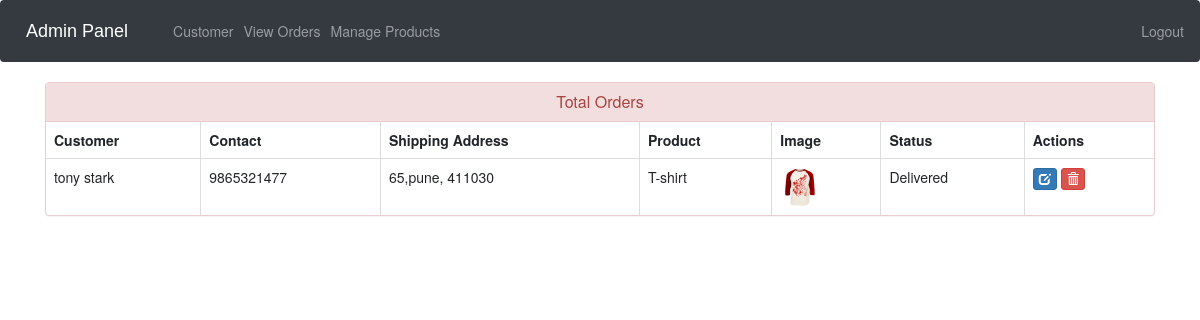
Screenshot of /admin-view-booking (signed in) with the database file from the repository.
### ecom/models.py (models this page shows, shortened)
class Customer(models.Model):
    user=models.OneToOneField(User,on_delete=models.CASCADE)
    profile_pic= models.ImageField(upload_to='profile_pic/CustomerProfilePic/',null=True,blank=True)
    address = models.CharField(max_length=40)
    mobile = models.CharField(max_length=20,null=False)
    @property
    def get_name(self):
        return self.user.first_name+" "+self.user.last_name

class Orders(models.Model):
    STATUS =(
        ('Pending','Pending'),
        ('Order Confirmed','Order Confirmed'),
        ('Out for Delivery','Out for Delivery'),
        ('Delivered','Delivered'),
    )
    customer=models.ForeignKey('Customer', on_delete=models.CASCADE,null=True)
    product=models.ForeignKey('Product',on_delete=models.CASCADE,null=True)
    email = models.CharField(max_length=50,null=True)
    address = models.CharField(max_length=500,null=True)
    mobile = models.CharField(max_length=20,null=True)
    order_date= models.DateField(auto_now_add=True,null=True)
    status=models.CharField(max_length=50,null=True,choices=STATUS)

class Product(models.Model):
    name=models.CharField(max_length=40)
    product_image= models.ImageField(upload_to='product_image/',null=True,blank=True)
    price = models.PositiveIntegerField()
    description=models.CharField(max_length=40)

### ecom/views.py (the view)
# urls.py: path('admin-view-booking', views.admin_view_booking_view,name='admin-view-booking'),
@login_required(login_url='adminlogin')
def admin_view_booking_view(request):
    orders=models.Orders.objects.all()
    ordered_products=[]
    ordered_bys=[]
    for order in orders:
        ordered_product=models.Product.objects.all().filter(id=order.product.id)
        ordered_by=models.Customer.objects.all().filter(id = order.customer.id)
        ordered_products.append(ordered_product)
        ordered_bys.append(ordered_by)
    return render(request,'ecom/admin_view_booking.html',{'data':zip(ordered_products,ordered_bys,orders)})

### templates/ecom/admin_view_booking.html (shortened to what this page needs)
{% extends 'ecom/admin_base.html' %}
{% load static %}
{% block content %}
<head>
  <link href="//netdna.bootstrapcdn.com/bootstrap/3.0.0/css/bootstrap.min.css" rel="stylesheet" id="bootstrap-css">
</head>
<div class="container">
  <div class="panel panel-danger">
    <div class="panel-heading">
      <h6 class="panel-title">Total Orders</h6>
    </div>
    <table class="table table-hover table-bordered" id="dev-table">
      <thead>
        <tr>
          <th>Customer</th>
          <th>Contact</th>
          <th>Shipping Address</th>
          <th>Product</th>
          <th>Image</th>
          <th>Status</th>
          <th>Actions</th>
        </tr>
      </thead>
      {% for product,customer,order in data %}
      <tr>
        {% for c in customer %}
        <td> {{c.get_name}}</td>
        <td>{{c.mobile}}</td>
        <td>{{order.address}}</td>
        {% endfor %}
        {% for p in product %}
        <td> {{p.name}}</td>
        <td> <img src="{% static p.product_image.url %}" alt="Profile Pic" height="40px" width="40px" /></td>
        <td>{{order.status}}</td>
        <td><a class="btn btn-primary btn-xs" href="{% url 'update-order' order.id  %}"><span class="glyphicon glyphicon-edit"></span></a>
        <a class="btn btn-danger btn-xs" href="{% url 'delete-order' order.id  %}"><span class="glyphicon glyphicon-trash"></span></a></td>
        {% endfor %}
      </tr>
      {% endfor %}
    </table>
  </div>
</div>
{% endblock content %}

### templates/ecom/admin_view_booking.html (style rules this page uses)
a:link { text-decoration: none; }
h6 { text-align: center; }

### rows the page displays
Orders: address "65,pune, 411030", status "Delivered"
Customer: get_name "tony stark", mobile "9865321477"
Product: name "T-shirt", product_image (picture)
